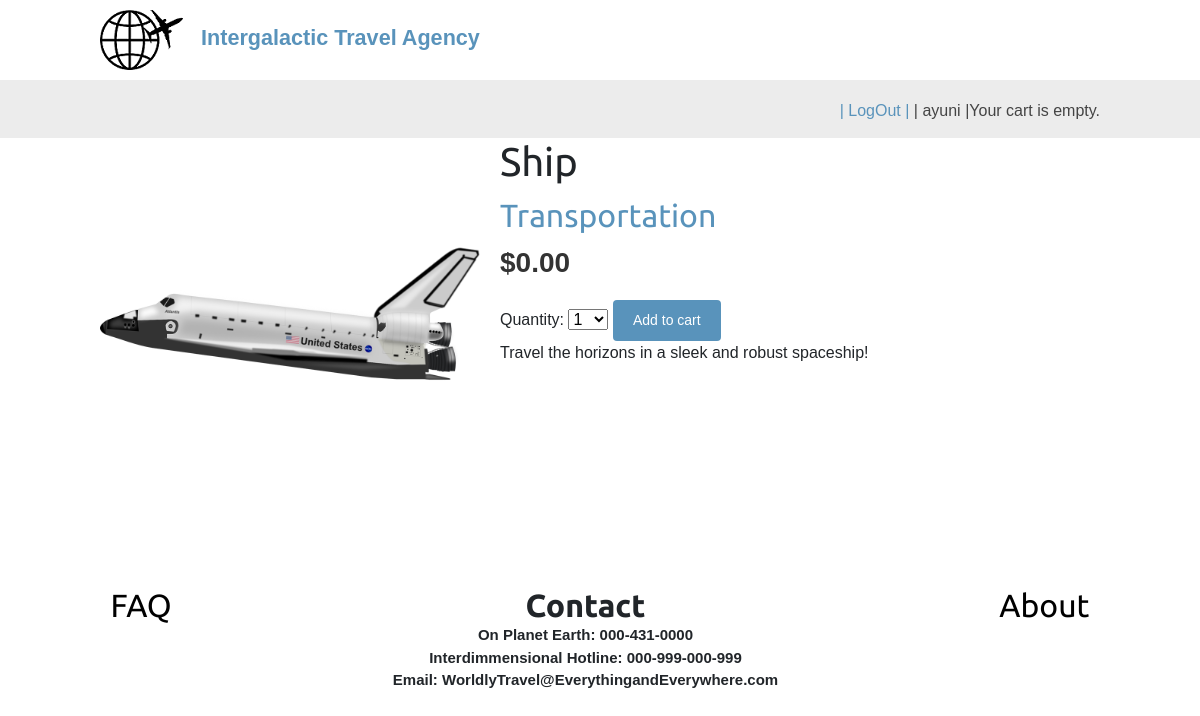
/30/ship/ (signed in), run on the app's committed database.
### shop/models.py (models this page shows, shortened)
class Product(models.Model):
    category = models.ForeignKey(Category,
                                 related_name='products',
                                 on_delete=models.CASCADE)
    name = models.CharField(max_length=200, db_index=True)
    slug = models.SlugField(max_length=200, db_index=True)
    image = models.ImageField(upload_to='products/%Y/%m/%d',
                              blank=True)
    description = models.TextField(blank=True)
    price = models.DecimalField(max_digits=10, decimal_places=2)
    available = models.BooleanField(default=True)
    created = models.DateTimeField(auto_now_add=True)
    updated = models.DateTimeField(auto_now=True)
    class Meta:
        ordering = ('name',)
        index_together = (('id', 'slug'),)

class Category(models.Model):
    name = models.CharField(max_length=200,
                            db_index=True)
    slug = models.SlugField(max_length=200,
                            unique=True)
    class Meta:
        ordering = ('name',)
        verbose_name = 'category'
        verbose_name_plural = 'categories'
    def __str__(self):
        return self.name
    def get_absolute_url(self):
            return reverse('shop:product_list_by_category',
                           args=[self.slug])

### shop/views.py (the view)
# urls.py: path('<int:id>/<slug:slug>/', views.product_detail,name='product_detail'),
@login_required(login_url="shop:login_page")
def product_detail(request, id, slug):
    product = get_object_or_404(Product,
                                id=id,
                                slug=slug,
                                available=True)
    cart_product_form = CartAddProductForm()
    return render(request,
                  'shop/product/detail.html',
                  {'product': product,
                   'cart_product_form': cart_product_form})

### cart/forms.py
class CartAddProductForm(forms.Form):
    quantity = forms.TypedChoiceField(
                                choices=PRODUCT_QUANTITY_CHOICES,
                                coerce=int)
    update = forms.BooleanField(required=False,
                                initial=False,
                                widget=forms.HiddenInput)

### shop/templates/shop/product/detail.html (shortened to what this page needs)
{% extends "shop/base.html" %}
{% load static %}
{% block content %}
  <div class="product-detail">
    <img src="{% if product.image %}{{ product.image.url }}{% else %}{% static "img/no_image.png" %}{% endif %}">
    <h1>{{ product.name }}</h1>
    <h2><a href="{{ product.category.get_absolute_url }}">{{ product.category }}</a></h2>
    <p class="price">${{ product.price }}</p>
    <form action="{% url "cart:cart_add" product.id %}" method="post">
      {{ cart_product_form }}
      <input type="submit" value="Add to cart">
    </form>
    {{ product.description|linebreaks }}
  </div>
{% endblock %}

### shop/templates/shop/base.html (shortened to what this page needs)
{% load static %}
<!DOCTYPE html>
<html lang="en">
<head>
  <link rel="stylesheet" href="https://stackpath.bootstrapcdn.com/bootstrap/4.1.3/css/bootstrap.min.css">
 <link href="{% static "css/base.css" %}" rel="stylesheet">
</head>
<body>
  <div id="header">
      <img src="\products\2022\03\03\logo.png">&emsp;<big><font color="0c158a"><b><a href="ayunir1.pythonanywhere.com/">Intergalactic Travel Agency</a></b></font></big>
  </div>
  <div id="subheader">
    {% if request.user.is_authenticated %}
    <div class="cart">
      {% with total_items=cart|length %}
          {% if cart|length > 0 %}
            Your cart:
            <a href="{% url "cart:cart_detail" %}">
              {{ total_items }} item{{ total_items|pluralize }},
              ${{ cart.get_total_price }}
            </a>
          {% else %}
            Your cart is empty.
          {% endif %}
        {% endwith %}
    </div>
    {% endif %}
    <div class="cart">
      {% if request.user.is_authenticated %}
      <a href="{% url 'shop:logout' %}">
       | LogOut |
      </a>
      {% endif %}
            {% if request.user.is_authenticated %}
         <span>| {{ request.user }} |</span>
         {% endif %}
    </div>
  </div>
  <div id="content">
    {% block content %}
    {% endblock %}
  </div>
</body>
<br>
<br>
  <div class="link-container">
      <div>
          <h2> <a href = "FAQ" class="link">FAQ</a></h2>
      </div>
      <div class="contact-container">
         <h2>Contact</h2>
         <p>On Planet Earth: 000-431-0000</p>
          <p> Interdimmensional Hotline: 000-999-000-999 </p>
         <p>Email: WorldlyTravel@EverythingandEverywhere.com</p>
      </div>
      <div>
         <h2><a href= "About" class="link">About</a></h2>
      </div>
   </div>
</html>

### shop/static/css/base.css (style rules this page uses)
body { margin:0; padding:0; font-family:helvetica, sans-serif; }
h1, h2, h3, h4, h5 , h6 { font-family: 'Ubuntu', sans-serif; font-weight:normal; }
a { text-decoration:none; color:#5993bb; }
a.button, input[type="submit"] { color:#fff; background:#5993bb; border-radius:4px; padding:10px 20px; font-size:14px; border:0; }
#header { padding:10px 100px; font-size:18px; overflow:auto; }
#subheader { background:#ececec; color:#444; padding:15px 100px; overflow:auto; }
#subheader .cart { float:right; padding-top:4px; }
#content { padding:0 100px; overflow:hidden; }
.product-detail { text-align:justify; }
.product-detail .price { color:#333; font-size:28px; font-weight:bold; }
.product-detail img { width:40%; float:left; padding:0 20px 20px 0; }
.product-detail h1 { margin-bottom:0; }
.product-detail h2 { margin-top:10px; }

### shop/templates/shop/base.html (style rules this page uses)
.link { color: rgb(00, 00, 00); text-decoration: none; }
.link-container { display: flex; flex-direction: row; flex-wrap: wrap; justify-content: space-around; }
.contact-container { text-align: center; }
.contact-container h2 { font-weight: 600; margin-bottom: 0; }
.contact-container p { font-weight: 600; font-size: 15px; margin-bottom: 0; }

### data on the page
Product: image (picture), name "Ship", category "Transportation", price "0.00", description "Travel the horizons in a sleek and robust spaceship!"

### other printed values
{{ request.user }} "ayuni"
